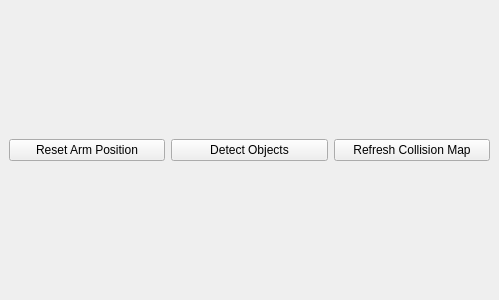
<?xml version="1.0" encoding="UTF-8"?>
<ui version="4.0">
 <class>SrGuiManipulationUi</class>
 <widget class="QDockWidget" name="SrGuiManipulationUi">
  <property name="geometry">
   <rect>
    <x>0</x>
    <y>0</y>
    <width>499</width>
    <height>300</height>
   </rect>
  </property>
  <property name="windowTitle">
   <string>Shadow Manipulation</string>
  </property>
  <widget class="QWidget" name="contents">
   <layout class="QVBoxLayout" name="verticalLayout">
    <item>
     <layout class="QHBoxLayout" name="horizontalLayout">
      <item>
       <widget class="QPushButton" name="btn_reset_arm_position">
        <property name="text">
         <string>Reset Arm Position</string>
        </property>
       </widget>
      </item>
      <item>
       <widget class="QPushButton" name="btn_detect_objects">
        <property name="text">
         <string>Detect Objects</string>
        </property>
       </widget>
      </item>
      <item>
       <widget class="QPushButton" name="btn_collision_map">
        <property name="text">
         <string>Refresh Collision Map</string>
        </property>
       </widget>
      </item>
     </layout>
    </item>
   </layout>
  </widget>
 </widget>
 <resources/>
 <connections/>
</ui>
